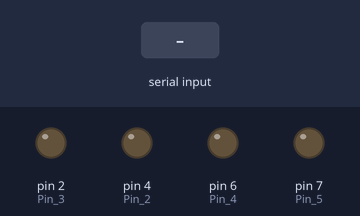
The sketch below on a simulated Arduino Uno, built with avr-gcc and run on an emulated ATmega328P. On the bench: output pins drawn as LEDs (lit = HIGH). Inputs (shaded band) come from the test bench.

Above: at 1.2 s.
1.3 s: "L" received over the second serial link
At 1.7 s:
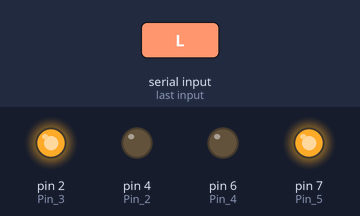
2.8 s: "R" received over the second serial link
At 4.0 s:
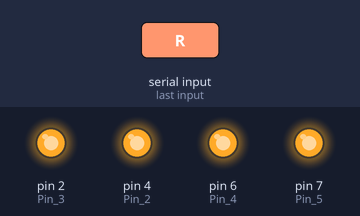
4.3 s: "S" received over the second serial link
At 5.2 s:
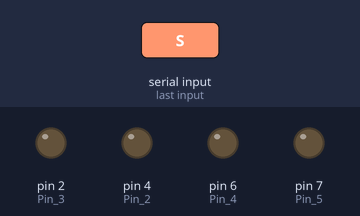
5.8 s: "B" received over the second serial link
At 6.3 s:
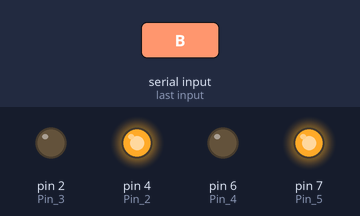
7.3 s: "L" received over the second serial link
At 8.5 s:
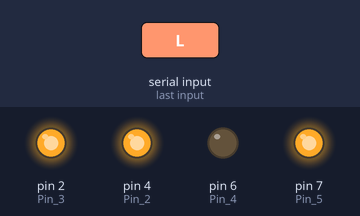
8.8 s: "F" received over the second serial link
At 9.8 s:
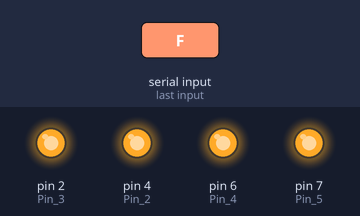
Timing chart, 0 to 11.3 s (numbered marks = the images above; inputs shaded):
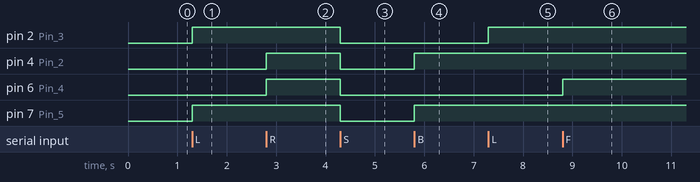

The sketch:

carro.ino
```cpp
#include <SoftwareSerial.h>
#include "Lista.h"

SoftwareSerial mySerial(11,10);
char inputByte;
Lista lista;

void setup() {

  mySerial.begin(9600);
  Serial.begin(9600);

  pinMode(lista.movimiento.Pin_2, OUTPUT);
  pinMode(lista.movimiento.Pin_3, OUTPUT);
  pinMode(lista.movimiento.Pin_4, OUTPUT);
  pinMode(lista.movimiento.Pin_5, OUTPUT);

}

void loop() {

  if(mySerial.available()){

    inputByte = mySerial.read();
    //Serial.print(inputByte);
    if(inputByte == 'X'){
      lista.limpiarPunteros();
    }

    lista.movimiento.moverCarrito(inputByte);

    if(lista.movimiento.sePuedeGrabar == true && inputByte == 'S'){
      lista.movimiento.cronometro();
      lista.agregar(lista.movimiento.ultimaLetra, lista.movimiento.tiempoTranscurrido);
    }

    if(lista.movimiento.sePuedeEjecutar == true ){
      lista.movimiento.sePuedeEjecutar = false;
      lista.presentarI();
    }
  }
}
```

Lista.cpp
```cpp
#include "Lista.h"

Lista::Lista(){
  limpiarPunteros();
}

void Lista::limpiarPunteros(){
  I = NULL;
  F = NULL;
  T = NULL;
}

void Lista::agregar(char letra, int tiempo){

  T = new Nodo();
	T->letra = letra;
  T->tiempo = tiempo;
	T->sig = NULL;
  T->ant = NULL;
	if(I == NULL){
		I = T;
	}else{
    F -> sig = T;
    T -> ant = F;
	}
	F = T;

}

void Lista::presentarI(){
  Serial.println("Aqui empieza la lista");

  T = I;
	while (T != NULL){
    Serial.print(T->letra);
    Serial.print(" - ");
    Serial.println(T->tiempo);

    movimiento.moverCarrito(T->letra);
    delay(T->tiempo);
    movimiento.moverCarrito('S');
		T = T->sig;
	}

  delay(2000);
  movimiento.moverCarrito('S');
  presentarF();
}

void Lista::presentarF(){
  T = F->ant;
  while (T != NULL){
    Serial.print(T->letra);
    Serial.print(" - ");
    Serial.println(T->tiempo);

    switch(T->letra){
      case 'L':
        movimiento.moverCarrito('R');
        break;
      case 'R':
        movimiento.moverCarrito('L');
        break;
      default:
        movimiento.moverCarrito(T->letra);
        break;
    }
    delay(T->tiempo);
    movimiento.moverCarrito('S');
		T = T->ant;
	}
  Serial.println("Final");
}
```

Lista.h
```cpp
#ifndef LISTA_H
#define LISTA_H

#include "Nodo.h"
#include "Movimiento.h"
#include <Arduino.h>

class Lista{
  private:
    Nodo *I, *F, *T;

	public:
    Movimiento movimiento;

    Lista();
		void agregar(char, int);
		void presentarI();
		void presentarF();
    void limpiarPunteros();
};

#endif
```

Movimiento.cpp
```cpp
#include "Movimiento.h"

Movimiento::Movimiento(){
  sePuedeGrabar = false;
  sePuedeEjecutar = false;

  Pin_2 = 4;
  Pin_3 = 2;
  Pin_4 = 6;
  Pin_5 = 7;

  tiempoInicial = 0;
  tiempoTranscurrido = 0;
}

void Movimiento::moverCarrito(char letra){

  if(letra == 'S'){
    stop();
  }

  if(letra == 'B'){
    inicializarVariables(letra);
    back();
  }

  if(letra == 'F'){
    inicializarVariables(letra);
    front();
  }

  if(letra == 'L'){
    inicializarVariables(letra);
    left();
  }

  if(letra == 'R'){
    inicializarVariables(letra);
    right();
  }

  if(letra == 'M'){
    sePuedeGrabar = true;
  }

  if(letra == 'm'){
    sePuedeGrabar = false;
  }

  if(letra == 'N'){
    sePuedeEjecutar = true;
  }

  if(letra == 'n'){
    sePuedeEjecutar = false;
  }
}

void Movimiento::inicializarVariables(char letra){
  tiempoInicial = millis();
  ultimaLetra = letra;
}

void Movimiento::stop(){

  digitalWrite(Pin_2,LOW);
  digitalWrite(Pin_4,LOW);
  digitalWrite(Pin_3,LOW);
  digitalWrite(Pin_5,LOW);

}

void Movimiento::back(){

  digitalWrite(Pin_2,HIGH);
  digitalWrite(Pin_5,HIGH);

}

void Movimiento::front(){

  digitalWrite(Pin_4,HIGH);
  digitalWrite(Pin_3,HIGH);

}

void Movimiento::left(){

  digitalWrite(Pin_5,HIGH);
  digitalWrite(Pin_3,HIGH);

}

void Movimiento::right(){

  digitalWrite(Pin_4,HIGH);
  digitalWrite(Pin_2,HIGH);

}
void Movimiento::cronometro(){

  tiempoTranscurrido = millis() - tiempoInicial;

}
```

Movimiento.h
```cpp
#ifndef MOVIMIENTO_H
#define MOVIMIENTO_H

#include <Arduino.h>
class Movimiento{

  public:
    char ultimaLetra;

    bool sePuedeGrabar;
    bool sePuedeEjecutar;

    int Pin_2;
    int Pin_3;
    int Pin_4;
    int Pin_5;

    unsigned long tiempoInicial;
    unsigned long tiempoTranscurrido;

    Movimiento();
    void inicializarVariables(char);
    void moverCarrito(char);
    void stop();
    void back();
    void front();
    void left();
    void right();
    void cronometro();
};

#endif
```

Nodo.h
```cpp
#ifndef NODO_H
#define NODO_H

class Nodo{

  public:

    char letra;
    int tiempo;
    Nodo *sig;
    Nodo *ant;
};

#endif
```

Measured:
- after the input at 1.3 s, pin 2 (Pin_3), pin 7 (Pin_5): LOW → HIGH at once
- after the input at 2.8 s, pin 4 (Pin_2), pin 6 (Pin_4): LOW → HIGH at once
- after the input at 4.3 s, pin 2 (Pin_3), pin 4 (Pin_2), pin 6 (Pin_4), pin 7 (Pin_5): HIGH → LOW at once
- after the input at 5.8 s, pin 4 (Pin_2), pin 7 (Pin_5): LOW → HIGH at once
- after the input at 7.3 s, pin 2 (Pin_3): LOW → HIGH at once
- after the input at 8.8 s, pin 6 (Pin_4): LOW → HIGH at once
